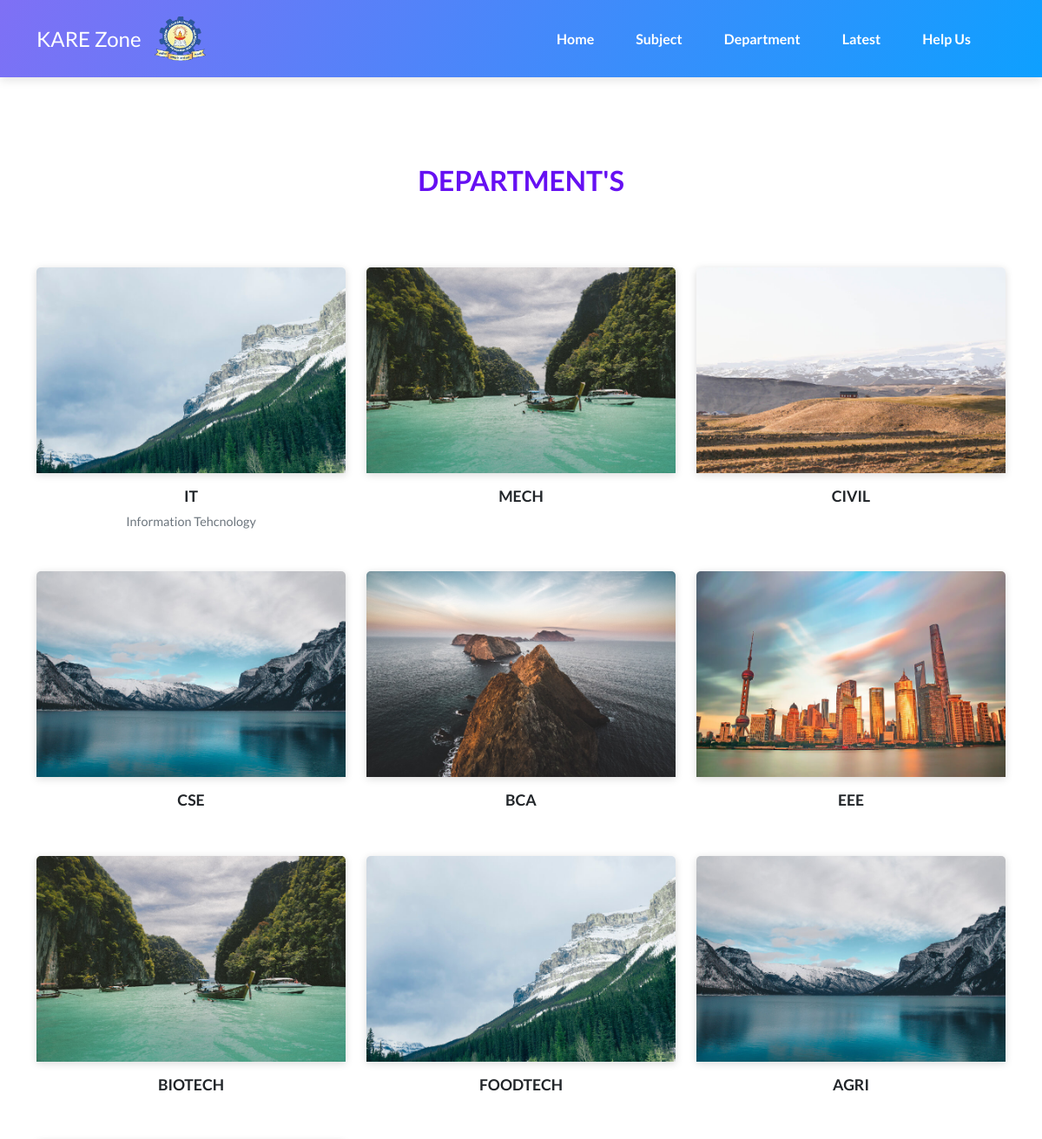
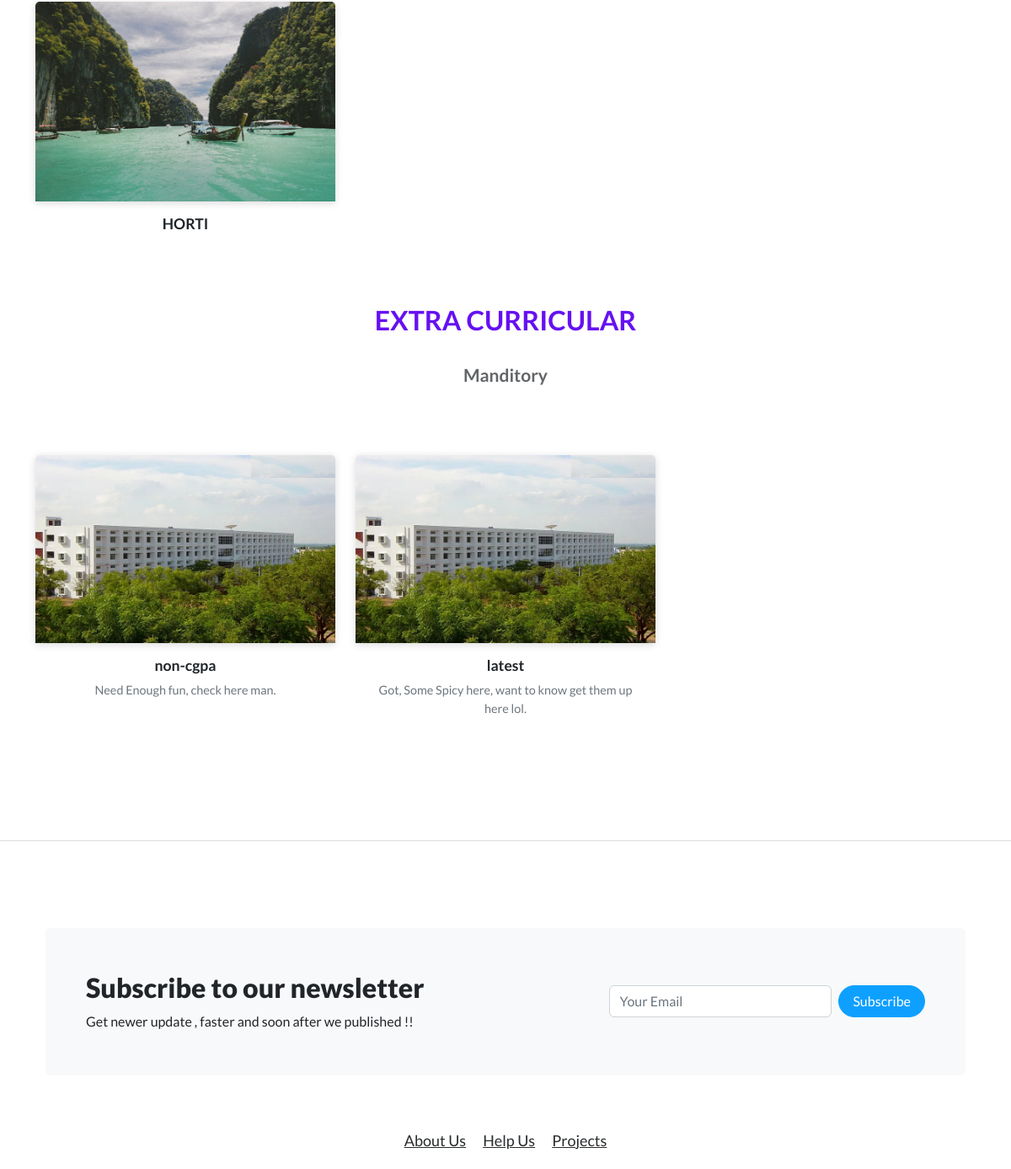
The app's page /index.php?page=dept with its own data (2 pictures, top to bottom).
### tables this page shows
CREATE TABLE `dept` (
  `deptid` int NOT NULL,
  `name` varchar(350) NOT NULL,
  `descri` varchar(5000) NOT NULL,
  `imgpath` varchar(5000) NOT NULL,
  `link` varchar(4000) NOT NULL
);

CREATE TABLE `extra` (
  `id` int NOT NULL,
  `name` varchar(4000) NOT NULL,
  `descri` varchar(4000) NOT NULL,
  `link` varchar(4000) NOT NULL,
  `imgpath` varchar(4000) NOT NULL
);

### dept.php (the view, shortened to what this page needs)
<main class="page projects-page">
    <section class="portfolio-block projects-cards">
        <div class="container">
            <div class="heading">
                <h2 style="color: var(--bs-indigo);">DEPARTMENT's</h2>
            </div>
            <div class="row">
            <?php
          $sql = "SELECT * FROM `dept`";
          $all_course = mysqli_query($conn,$sql);
          while ($course = mysqli_fetch_array($all_course,MYSQLI_ASSOC)):;
        ?>
                <div class="col-md-6 col-lg-4">
                    <div class="card border-0"><a href="yeardept.php?deptid=<?php echo $course["deptid"];?>"><img class="card-img-top scale-on-hover" src="assets/img/dept/<?php echo $course["imgpath"];?>" alt="Card Image">
                        <div class="card-body">
                            <h6><?php echo $course["name"];?></a></h6>
                            <p class="text-muted card-text"> <?php echo $course["descri"];?></p>
                        </div>
                    </div>
                </div>
                <?php
            endwhile;
        ?>
        <div class="container">
            <div class="heading">
                <h2 style="margin: 30px;color: var(--bs-indigo);">Extra curricular</h2>
                <p style="font-weight: bold;font-size: 21px;">Manditory</p>
            </div>
            <div class="row">
            <?php
          $sql = "SELECT * FROM `extra`";
          $all_course = mysqli_query($conn,$sql);
          while ($course = mysqli_fetch_array($all_course,MYSQLI_ASSOC)):;
        ?>
                <div class="col-md-6 col-lg-4">
                    <div class="card border-0"><a href="index.php?page=<?php echo $course["name"];?>"><img class="card-img-top scale-on-hover" src="./assets/img/<?php echo $course["imgpath"];?>" alt="Card Image">
                        <div class="card-body">
                            <h6><?php echo $course["name"];?></a></h6>
                            <p class="text-muted card-text"> <?php echo $course["descri"];?></p>
                        </div>
                    </div>
                </div>
                <?php
            endwhile;
        ?>
    </section>
</main>

### includes/header.php (shortened to what this page needs)
<!DOCTYPE html>
<html>
<head>
    <link rel="stylesheet" href="assets/bootstrap/css/bootstrap.min.css">
    <link rel="stylesheet" href="assets/fonts/ionicons.min.css">
    <link rel="stylesheet" href="assets/css/Articles-Cards-images.css">
    <link rel="stylesheet" href="assets/css/Login-Form-Basic-icons.css">
    <link rel="stylesheet" href="assets/css/pikaday.min.css">
</head>
<body>
    <nav class="navbar navbar-dark navbar-expand-lg bg-white portfolio-navbar gradient">
        <div class="container"><a class="navbar-brand logo" href="#">KARE Zone</a>
            <div class="collapse navbar-collapse" id="navbarNav"><img src="assets/img/avatars/mainlogo%20-%20Copy.png" width="59" height="51">
                <ul class="navbar-nav ms-auto">
                    <li class="nav-item"><a class="nav-link" href="index.php">Home</a></li>
                    <li class="nav-item"><a class="nav-link" href="index.php?page=subject">Subject</a></li>
                    <li class="nav-item"><a class="nav-link" href="index.php?page=dept">Department</a></li>
                    <li class="nav-item"><a class="nav-link" href="index.php?page=latest">Latest</a></li>
                    <li class="nav-item"><a class="nav-link" href="index.php?page=help">Help Us</a></li>
                </ul>
            </div>
        </div>
    </nav>

### index.php
<?php
include('includes/header.php');
?>
<?php
            $page = isset($_GET['page']) ? $_GET['page'] : 'home';
            if(!file_exists($page.".php")){
                include '404.html';
            }else{
            include $page.'.php';
            }
?>
<?php
include('includes/footer.php');
?>

### includes/footer.php (shortened to what this page needs)
<footer class="page-footer">
        <div class="container">
            <div class="social-icons">
                <section class="py-4 py-xl-5">
                    <div class="container">
                        <div class="bg-light border rounded border-0 border-light d-flex flex-column justify-content-between align-items-center flex-lg-row p-4 p-lg-5">
                            <div class="text-center text-lg-start py-3 py-lg-1">
                                <h2 class="fw-bold mb-2"><strong>Subscribe to our newsletter</strong></h2>
                                <p class="mb-0">Get newer update , faster and soon after we published !!</p>
                            </div>
                            <form class="d-flex justify-content-center flex-wrap my-2" method="post">
                                <div class="my-2"><input class="form-control" type="email" name="email" placeholder="Your Email" style="width: 264.8px;"></div>
                                <div class="my-2"><button class="btn btn-primary ms-sm-2" type="submit">Subscribe </button></div>
                            </form>
                        </div>
                    </div>
                </section>
            </div>
            <div class="links"><a href="extra/about.html">About Us</a><a href="extra/help.html">Help Us</a><a href="projects/index.html">Projects</a></div>
        </div>
    </footer>
</body>
</html>

### records on screen
dept: imgpath (picture), name "IT", descri "Information Tehcnology"
dept: imgpath (picture), name "MECH"
dept: imgpath (picture), name "CIVIL"
dept: imgpath (picture), name "CSE"
dept: imgpath (picture), name "BCA"
dept: imgpath (picture), name "EEE"
dept: imgpath (picture), name "BIOTECH"
dept: imgpath (picture), name "FOODTECH"
dept: imgpath (picture), name "AGRI"
dept: imgpath (picture), name "HORTI"
extra: imgpath (picture), name "non-cgpa", descri "Need Enough fun, check here man."
extra: imgpath (picture), name "latest", descri "Got, Some Spicy here, want to know get them up here lol."
